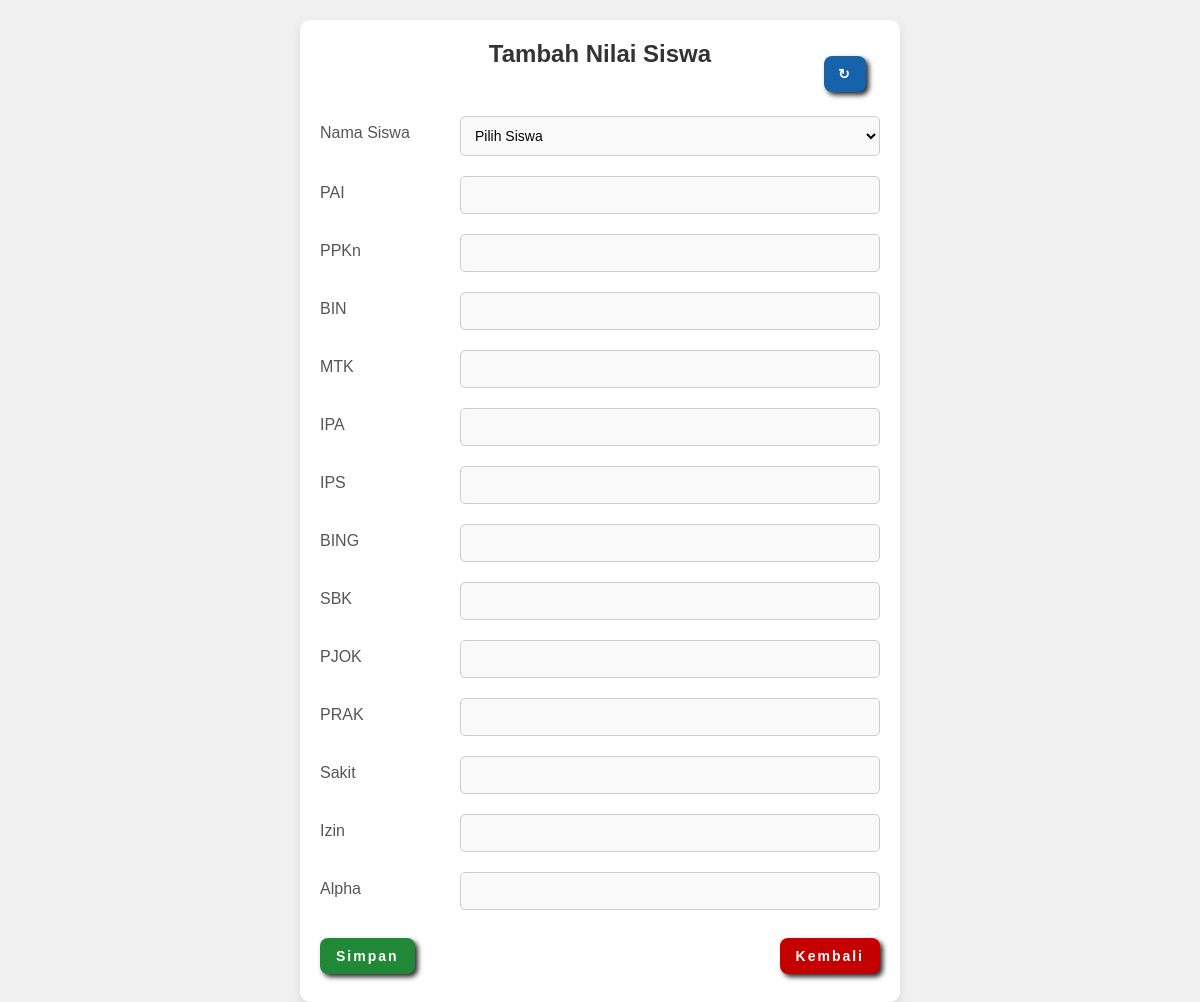
/tu/nilai/tambah_nilai.php (signed in), run on the app's committed database.
### tables this page shows
CREATE TABLE `mapel` (
  `id_mapel` int(11) NOT NULL,
  `nama_mapel` varchar(100) NOT NULL
);

### tu/nilai/fungsi_nilai.php (called while the page is built, shortened)
<?php
$conn = mysqli_connect("localhost", "root", "", "siakad");
function query($query)
{
    global $conn;
    $result = mysqli_query($conn, $query);
    $rows = [];
    while ($row = mysqli_fetch_assoc($result)) {
        $rows[] = $row;
    }
    return $rows;
}

### tu/nilai/tambah_nilai.php (the view, shortened to what this page needs)
<?php
require "fungsi_nilai.php";
$mapel_list = query("SELECT * FROM mapel");
?>
<!DOCTYPE html>
<html lang="id">
<head>
    <link rel="stylesheet" href="../../style/form.css">
</head>
<body>
    <div class="container">
        <h2>Tambah Nilai Siswa</h2>
        <button type="button" class="refresh-btn" onclick="window.location.href='tambah_nilai.php';">
            ↻
        </button>
        <form action="" method="post">
            <div class="form-group">
                <label for="id_siswa">Nama Siswa</label>
                <select name="id_siswa" id="id_siswa" required>
                    <option value="" disabled selected>Pilih Siswa</option>
                </select>
            </div>
            <?php foreach ($mapel_list as $mapel) : ?>
                <div class="form-group">
                    <label for="nilai_<?= $mapel['id_mapel']; ?>"><?= $mapel['nama_mapel']; ?></label>
                    <input type="number" max="100" id="nilai_<?= $mapel['id_mapel']; ?>" name="nilai[<?= $mapel['id_mapel']; ?>]">
                </div>
            <?php endforeach; ?>
            <div class="form-group">
                <label for="sakit">Sakit</label>
                <input type="number" id="sakit" name="sakit">
            </div>
            <div class="form-group">
                <label for="izin">Izin</label>
                <input type="number" id="izin" name="izin">
            </div>
            <div class="form-group">
                <label for="alpha">Alpha</label>
                <input type="number" id="alpha" name="alpha">
            </div>
            <div class="form-group">
                <button type="submit" name="submit" class="save-btn">Simpan</button>
                <button type="button" class="back-btn" onclick="window.location.href='nilai.php';">
                    Kembali
                </button>
            </div>
        </form>
    </div>
</body>
</html>

### style/form.css (style rules this page uses)
* { box-sizing: border-box; margin: 0; padding: 0; font-family: Arial, sans-serif; }
body { background-color: #f0f0f0; padding: 20px; display: flex; justify-content: center; align-items: center; min-height: 100vh; }
.container { background-color: #fff; padding: 20px; border-radius: 10px; box-shadow: 0 4px 10px rgba(0, 0, 0, 0.1); width: 100%; max-width: 600px; }
h2 { font-size: 24px; margin-bottom: -12px; color: #333; text-align: center; }
form { display: flex; flex-direction: column; }
input[type="text"], input[type="number"], input[type="email"], input[type="date"], select, textarea { padding: 10px; font-size: 14px; border: 1px solid #ccc; border-radius: 5px; margin-bottom: 20px; width: 100%; background-color: #f9f9f9; text-align: left; }
button { color: white; padding: 10px 16px; margin: 8px 0px; border: none; border-radius: 8px; cursor: pointer; font-size: 14px; font-weight: bold; letter-spacing: 2px; box-shadow: 3px 3px 5px rgb(41, 41, 41); }
.form-group { display: flex; justify-content: space-between; }
.form-group label { color: #555555; font-size: 16px; white-space: nowrap; margin: 8px 0px 0px 0px; }
input[type="text"], input[type="number"], input[type="email"], input[type="date"], select { width: 75%; }
.refresh-btn { background-color: #1663ac; color: white; padding: 10px 14px; margin: 0px 0px 24px 90%; border: none; cursor: pointer; }
.save-btn { background-color: #218838; }
.back-btn { background-color: rgb(197, 0, 0); }

### data on the page
mapel: nama_mapel "PAI"
mapel: nama_mapel "PPKn"
mapel: nama_mapel "BIN"
mapel: nama_mapel "MTK"
mapel: nama_mapel "IPA"
mapel: nama_mapel "IPS"
mapel: nama_mapel "BING"
mapel: nama_mapel "SBK"
mapel: nama_mapel "PJOK"
mapel: nama_mapel "PRAK"
